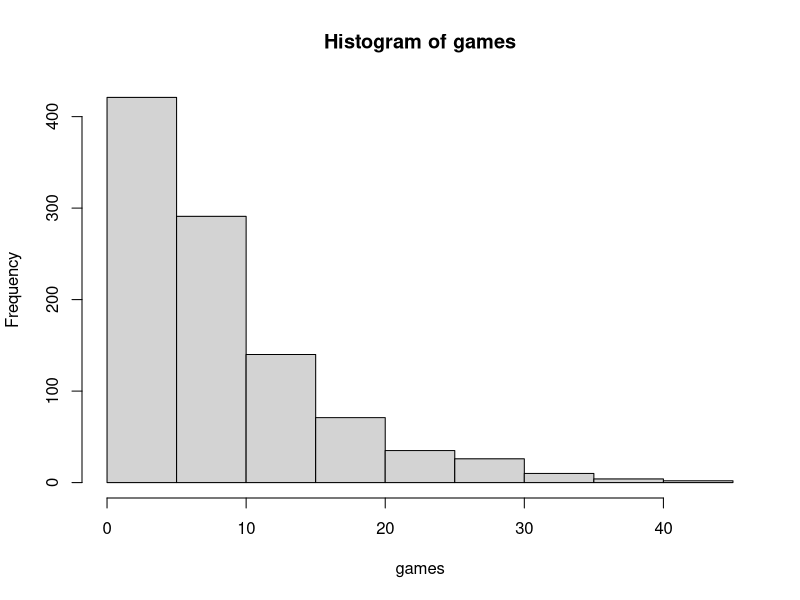
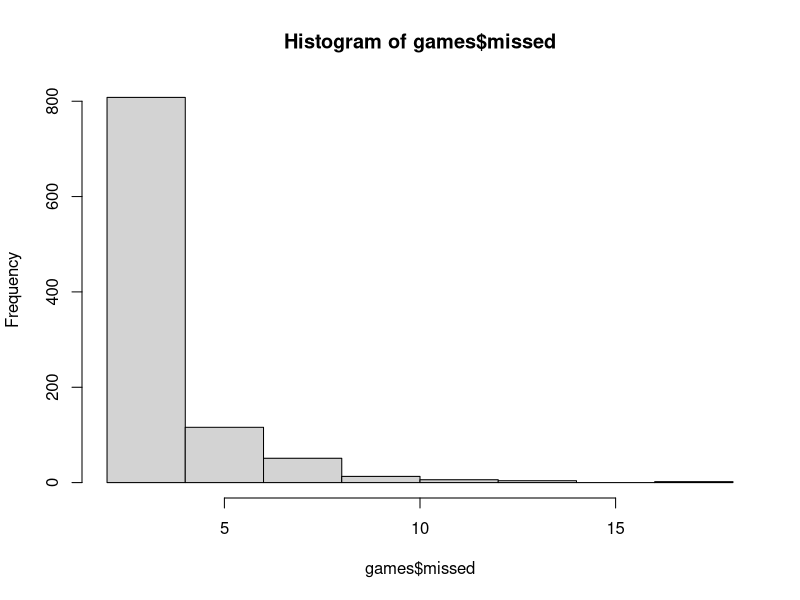
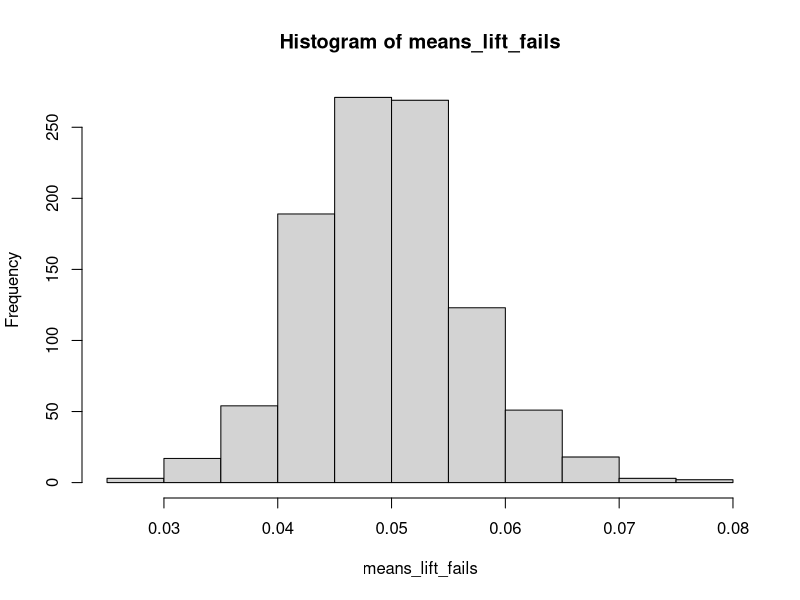

Recreate these plots in R, in order. (Note: this script raises an error after producing the figures.)
# 7.6 Exercices
# page 152

# 1
# (a)
prob.of.basket <- 0.6

shoot_in <- function(){
  return(rbinom(n = 1, 1, prob.of.basket) == 1)
}

play <- function() {
  ith <- 0
  double <- FALSE
  while (double == FALSE) {
    ith <- ith + 1
    if (!shoot_in()) {
      ith <- ith + 1
      if (!shoot_in()) {
        double <- TRUE
      }
    }
  }
  return(ith)
}

# (b)
games <- replicate(n = 1000, play())
hist(games)
summary(games)
sd(games)


# (c)
play2 <- function() {
  ith <- 0
  basket <- 0
  missed <- 0
  double <- FALSE
  while (double == FALSE) {
    ith <- ith + 1
    if (!shoot_in()) {
      ith <- ith + 1
      missed <- missed + 1
      if (!shoot_in()) {
        double <- TRUE
        missed <- missed + 1
      } else {
        basket <- basket + 1
      }
    } else {
      basket <- basket + 1
    }
  }
  return(list(ith = ith,
                    basket = basket,
                    missed = missed))
}

games <- data.frame(ind = seq(1:1000))
games$ith <- unlist(replicate(n = 1000, play2()[1]))
games$bsket <- unlist(replicate(n = 1000, play2()[2]))
games$missed <- unlist(replicate(n = 1000, play2()[3]))
hist(games$missed)

summary(games)

# 2
weight_man <- function(){
  return(exp(rnorm(n = 1, mean = 5.13, sd = 0.17)))
}

weight_woman <- function(){
  return(exp(rnorm(n = 1, mean = 4.96, 0.2)))
}

is_man <- function(){
  return(rbinom(1, 1, 0.48) == 1)
}

total_people_weight <- function(number_of_adults){
  total <- 0
  for (i in 1:number_of_adults){
    if (is_man()) {
      total <- total + weight_man()
    } else {
      total <- total + weight_woman()
    }
  }
  return(total)
}

max_lift_weight <- 1750
n.sims <- 1000

lift_fails_prob <- function(n.sims){
  lift_uses <- replicate(n.sims,
                         total_people_weight(10) > max_lift_weight)

  prob <- sum(lift_uses)/n.sims
  return(prob)
}

means_lift_fails <- replicate(n.sims, lift_fails_prob(1000))
hist(means_lift_fails)
summary(means_lift_fails)
df <- data.frame(means = means_lift_fails)
ggplot(df, aes(x = means)) +
  geom_histogram()

# 3
savings_per_unit <- function(){rnorm(1, 5, 4)}
size_of_market <- function(){rnorm(1, 40000, 10000)}

total_saved <- function(){
  return(savings_per_unit() * size_of_market())
  }

total_saved_dist <- replicate(1000, total_saved())
summary(total_saved_dist)
hist(total_saved_dist)

# 4

# 5
library("arm")
# Simulate linear data
# xs
happiness <- rbinom(100, 10, 0.7)
weight <- rnorm(100, mean = 65, sd = 10)
noise <- rnorm(100, 0, 5)

data <- data.frame(happiness = happiness,
                   weight = weight,
                   noise = noise)


# y
data$success <- happiness * 5 - weight * 3 + noise

fit_test <- lm(success ~ happiness + weight,
               data = data)
display(fit_test)

sim_test <- sim(fit_test, 1000)

happ_f <- 12
weight_f <- 75
data_point <- array(c(1, happ_f, weight_f))

regress <- function(models, data_point){
  success <- coef(models) %*% data_point
  return(success)
}

simulations <- regress(sim_test, data_point)
regress(fit_test, data_point)

hist(simulations)
sd(simulations)
mean(simulations)
quantile(simulations, c(0.025, 0.975))

# 6
# create data

data$success_bin <- with(data, lapply((happiness * 5 + weight *3 + noise),
                                      FUN = logit))

fit_test_2 <- with(data,
                glm(success_bin ~ happiness + weight,
                    family = binomial(link = "logit"))
)
display (fit_test_2)
